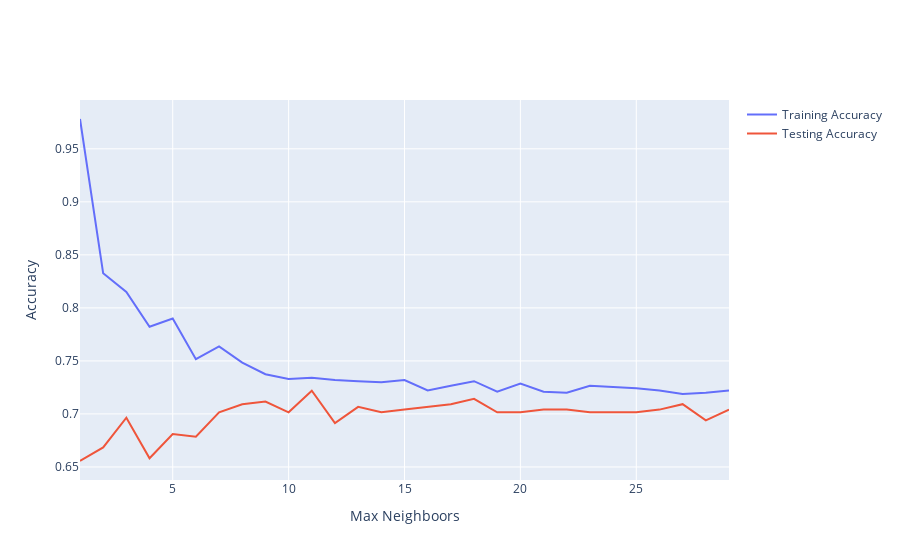

Notebook source saved alongside this figure:
### Code cell
fig = go.Figure()
fig.add_trace(go.Scatter(x=list(n_neighbors), y=train, name='Training Accuracy'))
fig.add_trace(go.Scatter(x=list(n_neighbors), y=test, name='Testing Accuracy'))
fig.update_layout(xaxis_title='Max Neighboors', yaxis_title='Accuracy', title='')
fig.show()

### Figure 1 — Plotly figure (JSON) as saved in the notebook; plotly's stock layout.template omitted (floating-point values rounded to 4 significant figures)
{"data": [{"name": "Training Accuracy", "type": "scatter", "x": [1, 2, 3, 4, 5, 6, 7, 8, 9, 10, 11, 12, 13, 14, 15, 16, 17, 18, 19, 20, 21, 22, 23, 24, 25, 26, 27, 28, 29], "y": [0.9781, 0.8326, 0.8151, 0.7823, 0.7899, 0.7516, 0.7637, 0.7484, 0.7374, 0.733, 0.7341, 0.7319, 0.7309, 0.7298, 0.7319, 0.7221, 0.7265, 0.7309, 0.721, 0.7287, 0.721, 0.7199, 0.7265, 0.7254, 0.7243, 0.7221, 0.7188, 0.7199, 0.7221]}, {"name": "Testing Accuracy", "type": "scatter", "x": [1, 2, 3, 4, 5, 6, 7, 8, 9, 10, 11, 12, 13, 14, 15, 16, 17, 18, 19, 20, 21, 22, 23, 24, 25, 26, 27, 28, 29], "y": [0.6556, 0.6684, 0.6964, 0.6582, 0.6811, 0.6786, 0.7015, 0.7092, 0.7117, 0.7015, 0.7219, 0.6913, 0.7066, 0.7015, 0.7041, 0.7066, 0.7092, 0.7143, 0.7015, 0.7015, 0.7041, 0.7041, 0.7015, 0.7015, 0.7015, 0.7041, 0.7092, 0.6939, 0.7041]}], "layout": {"title": {"text": ""}, "xaxis": {"title": {"text": "Max Neighboors"}}, "yaxis": {"title": {"text": "Accuracy"}}}}
